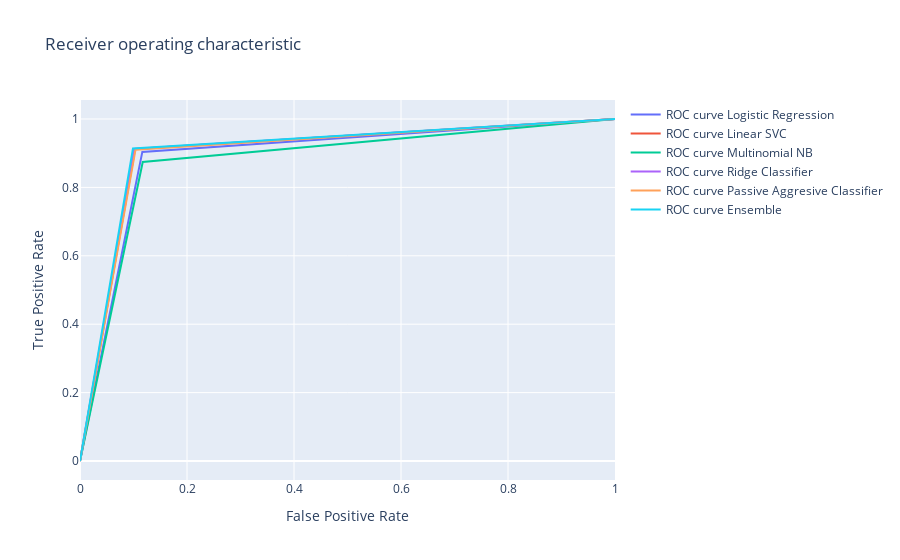

The notebook cell this image was saved under:
### Code cell
data = []
for i in range(0, len(_fp_)):
    trace = go.Scatter(x=_fp_[i], y=_tp_[i],
                        mode='lines', 
                        name='ROC curve {}'
                               ''.format(names[i]))
    data.append(trace)
    
layout = go.Layout(title='Receiver operating characteristic ',
                   xaxis=dict(title='False Positive Rate'),
                   yaxis=dict(title='True Positive Rate'))

fig = go.Figure(data=data, layout=layout)
    
py.iplot(fig)

### Figure 1 — Plotly figure (JSON) as saved in the notebook; plotly's stock layout.template omitted (floating-point values rounded to 4 significant figures)
{"data": [{"mode": "lines", "name": "ROC curve Logistic Regression", "type": "scatter", "x": [0, 0.1165, 1], "y": [0, 0.9038, 1]}, {"mode": "lines", "name": "ROC curve Linear SVC", "type": "scatter", "x": [0, 0.103, 1], "y": [0, 0.9127, 1]}, {"mode": "lines", "name": "ROC curve Multinomial NB", "type": "scatter", "x": [0, 0.1173, 1], "y": [0, 0.8744, 1]}, {"mode": "lines", "name": "ROC curve Ridge Classifier", "type": "scatter", "x": [0, 0.1014, 1], "y": [0, 0.9123, 1]}, {"mode": "lines", "name": "ROC curve Passive Aggresive Classifier", "type": "scatter", "x": [0, 0.1038, 1], "y": [0, 0.9103, 1]}, {"mode": "lines", "name": "ROC curve Ensemble", "type": "scatter", "x": [0, 0.09901, 1], "y": [0, 0.9139, 1]}], "layout": {"title": {"text": "Receiver operating characteristic "}, "xaxis": {"title": {"text": "False Positive Rate"}}, "yaxis": {"title": {"text": "True Positive Rate"}}}}
